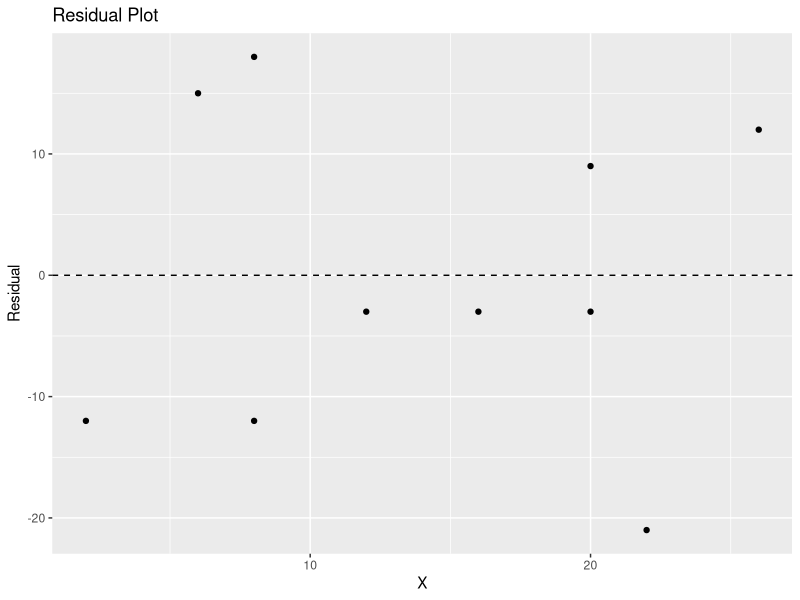
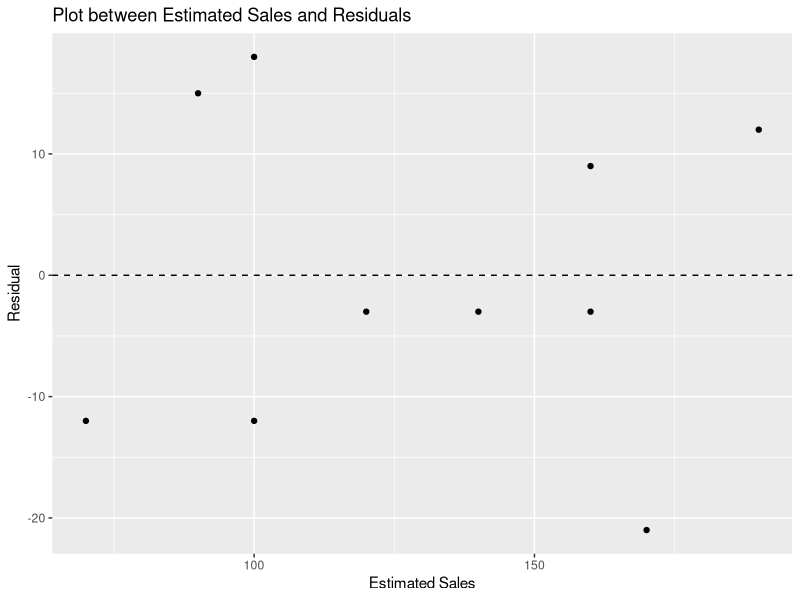

R code for these plots, in order:
                                    # Page no. : 605 - 609

# Residual Analysis : Validating Model Assumptions

x <- c(2,6,8,8,12,16,20,20,22,26)   # Student Population
y <- c(58,105,88,118,117,137,157,169,149,202)   # Sales

estimated_sales <- 60 + (5 * x)   # Regression Equation  = 60 + 5 x

residuals <- y - estimated_sales

DF <- data.frame(x, y, estimated_sales, residuals)

# Install Library if not installed

# install.packages("ggplot2")

# Import Library

library(ggplot2)

ggplot(DF,aes(x, residuals)) + geom_point() + geom_hline(yintercept = 0, linetype=2) + 
labs(title = "Residual Plot", x = "X", y = "Residual")

ggplot(DF,aes(estimated_sales, residuals)) + geom_point() + geom_hline(yintercept = 0, 
        linetype=2) + labs(title = "Plot between Estimated Sales and Residuals", x = 
                             "Estimated Sales", y = "Residual")
   
